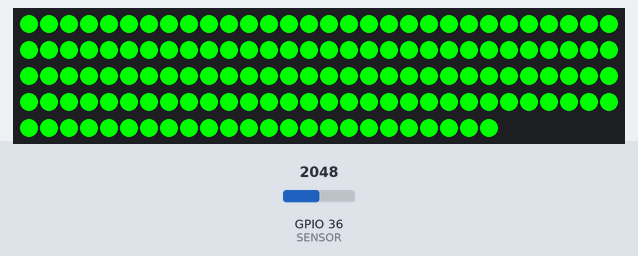
The sketch below on a simulated ESP32. Shown: 144 RGB LEDs in strip order, left to right, continuing on the next row. The inputs (shaded band) are chosen by the test bench; at power-on: GPIO 36 (SENSOR) = 2048. Dim RGB values are drawn brighter than linear; WiFi joins after 1.5 s; servers stay silent unless stated; what the sketch prints to the serial monitor is not drawn.

Above: at 2.0 s.
At 2.8 s:
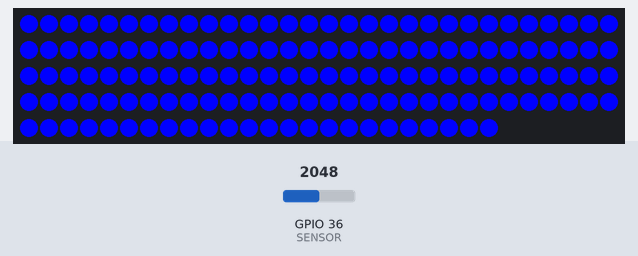
At 22.1 s:
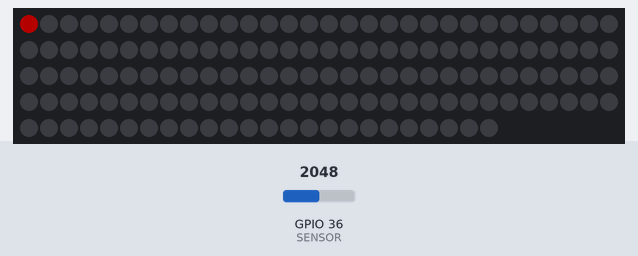
At 23.03 s:
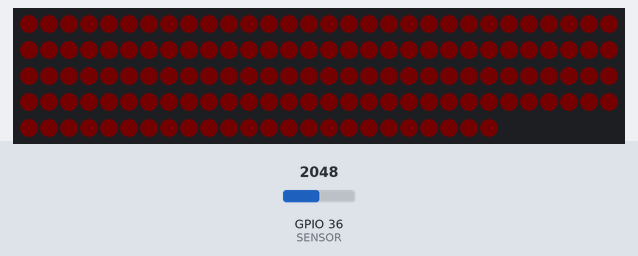
At 25.0 s:
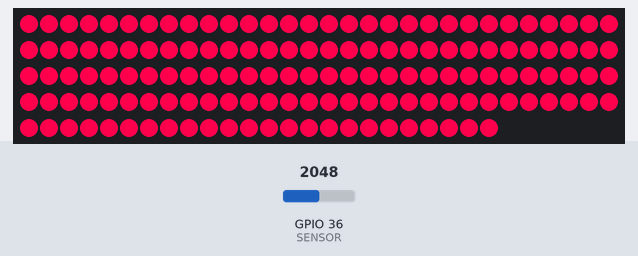

The sketch:

BenchDetectorWiFi.ino
```cpp
/*
 *
 *       Arduino bench detector
 *       By: David Rutqvist @ BnearIT (david.rutqvist@bnearit.se)
 *
 *       This is an early prototype and therefore all settings are hardcoded. Future versions should use the built in EEPROM instead.
 *
*/

#include <SPI.h>
#include <WiFi.h>
#include <Adafruit_NeoPixel.h>
#include <avr/wdt.h>

#define WiFiSSID "Strand-Surf"
#define WiFiPassword ""
#define WiFiKeyIndex 0 //Needed only for WEP
#define WiFiConnectMethod 0//0 = No encryption, 1 = WPA, 2 = WEP

#define LED 6
#define SENSOR A0
#define SERVER "home.bnearit.se"
#define PORT 7005

#define DEVICE_ID 5
#define NAME "Strand"
#define PROTOCOLVERSION 1

#define LEDS 144
#define FADE_DELAY_UP  2
#define FADE_DELAY_DOWN 25
#define RED 250
#define GREEN 0
#define BLUE 75


#define EVENT_INIT 1
#define EVENT_DOWN 2
#define EVENT_UP 3

#define SENSITIVITY 960

int ledStatus = 0;
int WiFiStatus = WL_IDLE_STATUS;
long rssi = 0;
int counter = 0;
boolean goToReset = false;

boolean hasSent = false;
WiFiClient client;

Adafruit_NeoPixel pixels = Adafruit_NeoPixel(LEDS, LED, NEO_GRB + NEO_KHZ800);

void setup() {
  wdt_disable(); //Disable watch dog since it may be set from previous reboot
  Serial.begin(9600);
  Serial.println("Initializing...");

  goToReset = false;
  pinMode(SENSOR, INPUT);
  pixels.begin();
  pixels.show();//Set all LEDs to off (if they were lit by another run)

  //Reset LEDs
  for (int i = 0; i < LEDS; i++){
    pixels.setPixelColor(i, pixels.Color(0,0,0));
    pixels.show(); // This sends the updated pixel color to the hardware.
  }

  //Test LEDS
  for (int i = 0; i < LEDS; i++){
    pixels.setPixelColor(i, pixels.Color(255,0,0));
    pixels.show(); // This sends the updated pixel color to the hardware.
  }
  delay(100);
  for (int i = 0; i < LEDS; i++){
    pixels.setPixelColor(i, pixels.Color(0,255,0));
    pixels.show(); // This sends the updated pixel color to the hardware.
  }
  delay(100);
  for (int i = 0; i < LEDS; i++){
    pixels.setPixelColor(i, pixels.Color(0,0,255));
    pixels.show(); // This sends the updated pixel color to the hardware.
  }
  delay(100);
  for (int i = 0; i < LEDS; i++){
    pixels.setPixelColor(i, pixels.Color(0,0,0));
  }
  pixels.show();

  Serial.println("Pin & LED setup done.");

  if (WiFi.status() == WL_NO_SHIELD) {
    Serial.println("Could not detect WiFi shield");
    for (int i = 0; i < LEDS; i++){
      pixels.setPixelColor(i, pixels.Color(255,0,0));
    }
    pixels.show(); // This sends the updated pixel color to the hardware.

    while(true);
  }

  Serial.println("Initializing Shield");

  connectToSSID();

  Serial.println("Shield initialized");

  for (int i = 0; i < LEDS; i++){
      pixels.setPixelColor(i, pixels.Color(0,255,0));
  }
  pixels.show();
  delay(500);
  for (int i = 0; i < LEDS; i++){
      pixels.setPixelColor(i, pixels.Color(0,0,0));
  }
  pixels.show();
  delay(500);
  for (int i = 0; i < LEDS; i++){
      pixels.setPixelColor(i, pixels.Color(0,255,0));
  }
  pixels.show();
  delay(500);
  for (int i = 0; i < LEDS; i++){
      pixels.setPixelColor(i, pixels.Color(0,0,0));
  }

  pixels.show();

  //Send INIT EVENT
  raiseEvent(EVENT_INIT);
}

void loop() {
  //Read sensor value
  int sensorValue = analogRead(SENSOR);

  if (sensorValue >= SENSITIVITY) {
    counter += 1;
  }
  else
  {
    counter -= 1;
  }

  counter = constrain(counter, -65, 65);

  if (counter >= 55) {
    ledStatus += 1;
    delay(FADE_DELAY_UP);
  }

  if (counter <= -55) {
    ledStatus -= 1;
    delay(FADE_DELAY_DOWN);
  }

  //Fade LEDs
  ledStatus = constrain(ledStatus, 0, 255);
  float factor = (ledStatus/255.0);
  int red = (int)(RED * factor);
  int green = (int)(GREEN * factor);
  int blue = (int)(BLUE * factor);
  for(int i = 0; i < LEDS; i++)
  {
    pixels.setPixelColor(i, pixels.Color(red, green, blue));
  }
  pixels.show();

  if ((ledStatus == 255) && (hasSent == false)) {
    //Send down event
    raiseEvent(EVENT_DOWN);
    hasSent = true;
  }

  if ((ledStatus == 0) && (hasSent == true)) {
    //Send up event
    raiseEvent(EVENT_UP);
    hasSent = false;
  }

  delay(1);
}

void reboot() {
  Serial.println("Trying to reboot");
  Serial.println("Setting watchdog");
  wdt_enable(WDTO_15MS);
  while(true);
}

void raiseEvent(int eventID) {
  Serial.print("Event with code ");
  Serial.print(eventID);
  Serial.println(" raised.");

  if (WiFi.status() != WL_CONNECTED) {
    connectToSSID();
  }

  //Connect to server and transmit, then wait for ACK
  if (!client.connected()) {
    Serial.println("Not yet connected to server.");
    int triesLeft = 2;
    int connectResult = 0;
    Serial.println("Connecting to " + String(SERVER) + ":" + String(PORT) + "...");
    connectResult = client.connect(SERVER, PORT);
    while ((connectResult != 1) && (triesLeft > 0)) {
      triesLeft--;

      if (!client.connected()) {
        Serial.print("Tries left: ");
        Serial.println(triesLeft);
      }

      if(connectResult) {
        Serial.println("Success");
      }
      else
      {
        Serial.println("Could not connect to server");

        //Clean up and release sockets
        client.flush();
        client.stop();

        if((triesLeft <= 0) && (!goToReset)) {
          Serial.println("Trying to reset connection to network");
          printWifiStatus();
          WiFi.disconnect();
          WiFiStatus = WL_IDLE_STATUS;
          connectToSSID();
          triesLeft = 2;
          goToReset = true;
        }
      }

      delay(100);
      connectResult = client.connect(SERVER, PORT);
    }

    if(connectResult == 1) {
      Serial.println("Successfully connected to server");
    }
  }

  //Should now be connected to server
  if (client.connected()) {
    goToReset = false;

    //Build message
    char body[8 + sizeof(NAME)] = {0};
    sprintf(body, "%02X%02X:%s:%02X", PROTOCOLVERSION, DEVICE_ID, NAME, eventID);
    //Build message with head, checksum & tail
    char message[sizeof(body) + 6] = {0};
    sprintf(message, "%c%s%04X%c", 0x02, body, checksum(body, sizeof(body)), 0x03);//Complete message is now in message variable

    client.print(message);
  }
  else
  {
    if (goToReset) {
      reboot();
    }
    else
    {
      raiseEvent(eventID);
    }
  }

  //Wait response
  int timeout = 0;
  while ((timeout <= 2000) && (client.available() < 1)) {
    timeout++;
    delay(1);
  }

  delay(200);
  String response = "";
  while (client.available()) {
    response += String((char)client.read());
  }

  Serial.print("Response: ");
  Serial.println(response);
  char expectedResponse[8] = {0x02, 0x06, '0', '0', '0', '6', 0x03, 0x00};
  Serial.print("Expecting: ");
  Serial.println(String(expectedResponse));

  if (response == String(expectedResponse)) {
    Serial.println("Reponse OK");
  }
  else {
    Serial.println("Bad response");

    //Just blink little red on first led
    pixels.setPixelColor(0, pixels.Color(64,0,0));
    pixels.show();
    delay(500);
    float factor = (ledStatus/255.0);
    int red = (int)(RED * factor);
    int green = (int)(GREEN * factor);
    int blue = (int)(BLUE * factor);
    pixels.setPixelColor(0, pixels.Color(red, green, blue));
    pixels.show();
  }

  //Disconnect and clean up
  Serial.println("Disconnecting");
  client.flush();
  client.stop();
}

int checksum(char content[], int len) {
  unsigned int sum = 0;
  for(int i = 0; i < len - 1; i++) {
    sum += (int)content[i];
  }
  return sum;
}

void connectToSSID() {
  while (WiFiStatus != WL_CONNECTED) {
    Serial.print("Trying to connect to SSID: ");
    Serial.println(WiFiSSID);

    switch (WiFiConnectMethod) {
      case 0:
        Serial.println("Using no encryption (open network)");
        WiFiStatus = WiFi.begin(WiFiSSID);
        break;

      case 1:
        Serial.println("Using WPA");
        WiFiStatus = WiFi.begin(WiFiSSID, WiFiPassword);
        break;

      case 2:
        Serial.println("Using WEP");
        WiFiStatus = WiFi.begin(WiFiSSID, WiFiKeyIndex, WiFiPassword);
        break;

      default:
        Serial.println("Unknown connection method");
    }

    delay(7500);
  }

  Serial.println("Connected!");

  printWifiStatus();
}

void printWifiStatus() {
  // print the SSID of the network you're attached to:
  Serial.print("SSID: ");
  Serial.println(WiFi.SSID());

  // print your WiFi shield's IP address:
  IPAddress ip = WiFi.localIP();
  Serial.print("IP Address: ");
  Serial.println(ip);

  // print your MAC address:
  byte mac[6];
  WiFi.macAddress(mac);
  Serial.print("MAC address: ");
  Serial.print(mac[5],HEX);
  Serial.print(":");
  Serial.print(mac[4],HEX);
  Serial.print(":");
  Serial.print(mac[3],HEX);
  Serial.print(":");
  Serial.print(mac[2],HEX);
  Serial.print(":");
  Serial.print(mac[1],HEX);
  Serial.print(":");
  Serial.println(mac[0],HEX);

  // print your subnet mask:
  IPAddress subnet = WiFi.subnetMask();
  Serial.print("NetMask: ");
  Serial.println(subnet);

  // print your gateway address:
  IPAddress gateway = WiFi.gatewayIP();
  Serial.print("Gateway: ");
  Serial.println(gateway);

  // print the received signal strength:
  rssi = WiFi.RSSI();
  Serial.print("Signal strength (RSSI): ");
  Serial.print(rssi);
  Serial.println(" dBm");
}
```

Measured:
- what the display in image 0 shows lasts 0.7 s, from 2.0 s to 2.7 s
